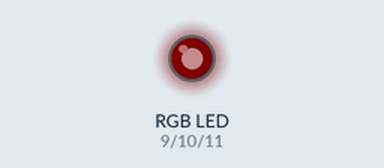
Simulated run of this sketch. Board: Arduino Uno, built with avr-gcc and run on an emulated ATmega328P. On the bench: an RGB LED mixed from three pins (HIGH = lit). Dim RGB values are drawn brighter than linear.

Above: at 0.05 s.
At 2.15 s:
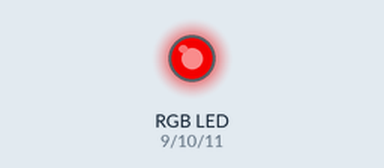
At 3.75 s:
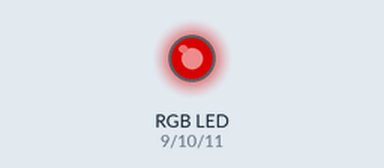
At 7.45 s:
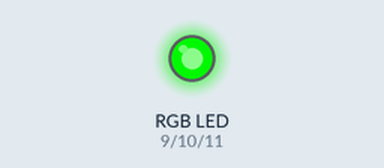
At 11.75 s:
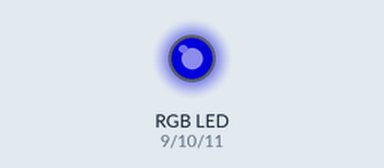
At 14.85 s:
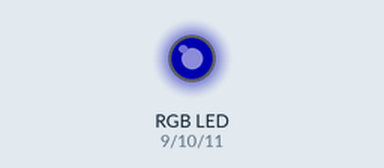
Timing chart, 0 to 20.0 s (numbered marks = the images above):
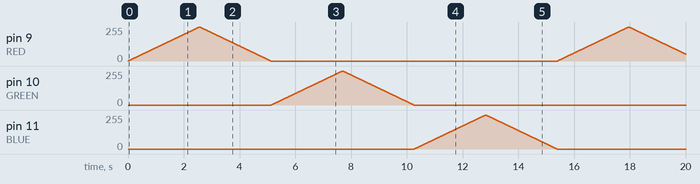

The sketch:

RGB_Fade.ino
```cpp
const int RED = 9;
const int GREEN = 10;
const int BLUE = 11;

void setup() {
  pinMode(RED, OUTPUT);
  pinMode(GREEN, OUTPUT);
  pinMode(BLUE, OUTPUT);
}

void loop() {
  // Fade Red
  for (int i = 0; i <= 255; i++) {
    analogWrite(RED, i);
    analogWrite(GREEN, 0);
    analogWrite(BLUE, 0);
    delay(10);
  }

  for (int i = 255; i >= 0; i--) {
    analogWrite(RED, i);
    delay(10);
  }

  // Fade Green
  for (int i = 0; i <= 255; i++) {
    analogWrite(RED, 0);
    analogWrite(GREEN, i);
    analogWrite(BLUE, 0);
    delay(10);
  }

  for (int i = 255; i >= 0; i--) {
    analogWrite(GREEN, i);
    delay(10);
  }

  // Fade Blue
  for (int i = 0; i <= 255; i++) {
    analogWrite(RED, 0);
    analogWrite(GREEN, 0);
    analogWrite(BLUE, i);
    delay(10);
  }

  for (int i = 255; i >= 0; i--) {
    analogWrite(BLUE, i);
    delay(10);
  }
}
```
